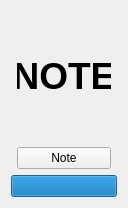
<?xml version="1.0" encoding="UTF-8"?>
<ui version="4.0">
 <class>NoteWidget</class>
 <widget class="QWidget" name="NoteWidget">
  <property name="geometry">
   <rect>
    <x>0</x>
    <y>0</y>
    <width>128</width>
    <height>208</height>
   </rect>
  </property>
  <property name="minimumSize">
   <size>
    <width>128</width>
    <height>0</height>
   </size>
  </property>
  <property name="windowTitle">
   <string>Form</string>
  </property>
  <layout class="QGridLayout" name="gridLayout">
   <item row="1" column="0">
    <spacer name="horizontalSpacer">
     <property name="orientation">
      <enum>Qt::Horizontal</enum>
     </property>
     <property name="sizeHint" stdset="0">
      <size>
       <width>91</width>
       <height>20</height>
      </size>
     </property>
    </spacer>
   </item>
   <item row="1" column="1">
    <widget class="QPushButton" name="playButton">
     <property name="text">
      <string>Note</string>
     </property>
    </widget>
   </item>
   <item row="1" column="2">
    <spacer name="horizontalSpacer_2">
     <property name="orientation">
      <enum>Qt::Horizontal</enum>
     </property>
     <property name="sizeHint" stdset="0">
      <size>
       <width>91</width>
       <height>20</height>
      </size>
     </property>
    </spacer>
   </item>
   <item row="2" column="0" colspan="3">
    <widget class="QProgressBar" name="soundOutput">
     <property name="value">
      <number>100</number>
     </property>
     <property name="textVisible">
      <bool>false</bool>
     </property>
    </widget>
   </item>
   <item row="0" column="1">
    <widget class="QLabel" name="iconOutput">
     <property name="minimumSize">
      <size>
       <width>0</width>
       <height>128</height>
      </size>
     </property>
     <property name="font">
      <font>
       <pointsize>28</pointsize>
       <bold>true</bold>
      </font>
     </property>
     <property name="text">
      <string>NOTE</string>
     </property>
     <property name="alignment">
      <set>Qt::AlignCenter</set>
     </property>
    </widget>
   </item>
  </layout>
 </widget>
 <resources/>
 <connections/>
</ui>
